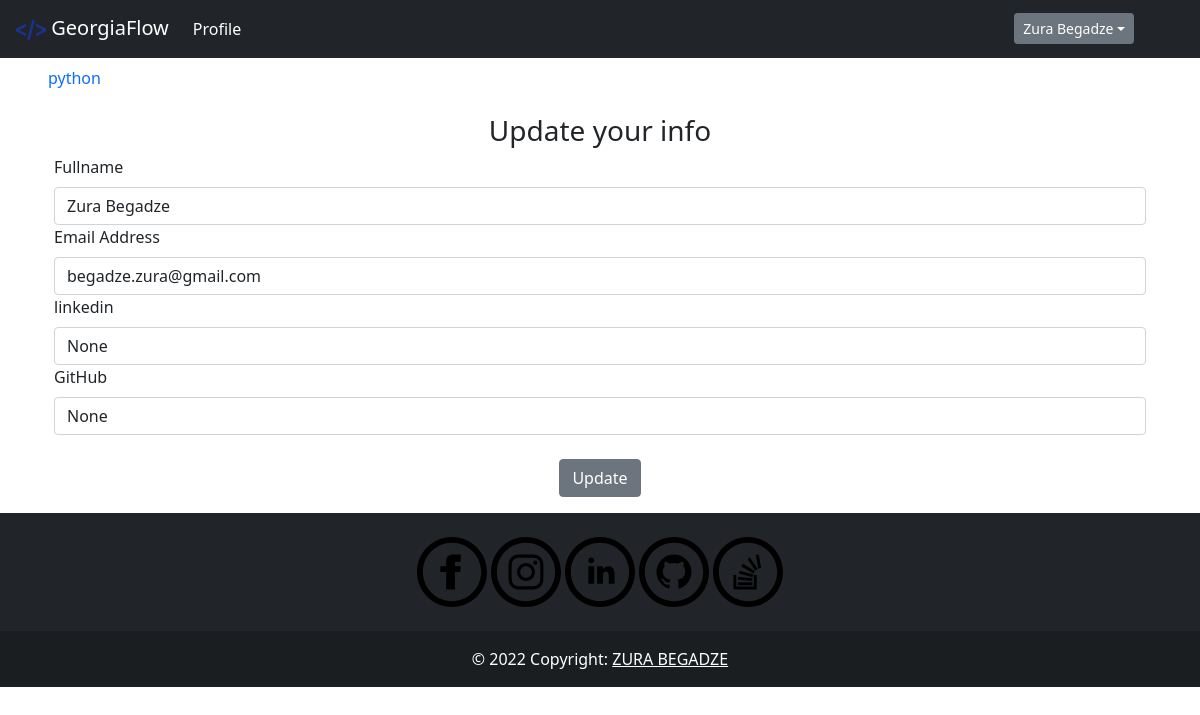
/update/1 (signed in), run on the app's committed database.
### auth/models.py (models this page shows, shortened)
class User(db.Model, UserMixin):
    __tablename__ = 'user'
    id = db.Column(db.Integer, primary_key=True)
    fullname = db.Column(db.String(200), nullable = False, index=True)
    email = db.Column(db.String(100), nullable = False, unique = True, index=True)
    linkedin = db.Column(db.String(50),  nullable = False)
    github = db.Column(db.String(45),  nullable = False)
    date_created = db.Column(db.DateTime, default = datetime.utcnow())
    password_hash = db.Column(db.String(128))
    posts = db.relationship('Post', backref='user', passive_deletes=True)
    tags = db.relationship('Tag', backref='user', passive_deletes=True)
    comments = db.relationship('Comment', backref='user', passive_deletes=True)
    likes = db.relationship('Like', backref='user', passive_deletes=True)
    correct = db.relationship('Correct', backref='correct_user', passive_deletes=True)

### question/models.py (models this page shows, shortened)
class Tag(db.Model):
    __tablename__='tag'
    id =db.Column(db.Integer, primary_key=True)
    name = db.Column(db.String(40), nullable = False, unique=True, index=True)
    date_created = db.Column(db.DateTime, default = datetime.utcnow())
    author = db.Column(db.Integer, db.ForeignKey('user.id', ondelete="CASCADE"), nullable=False)

### auth/views.py (the view, shortened to what this page needs)
@auth.route("/update/<user_id>", methods=['GET', 'POST'])
@login_required
def update(user_id):
    tags = Tag.query.order_by(Tag.name).all()
    form = UpdateForm()
    return render_template('update.html', form=form, tags = tags)

### auth/forms.py (shortened to what this page needs)
class UpdateForm(FlaskForm):
    fullname = StringField('Fulname', [Length(min=2, max=70), DataRequired(message='input your fullname')])
    email = StringField('Email Address', [Length(min=5, max=60), Email(message='Requeired type is : example@example.exe'), DataRequired(message='input your email')])
    linkedin = URLField('LinkedIn addres', [Length(min=6, max=70), URL(message='Requeired type is URL http/...'), DataRequired(message='input your linkedin account')])
    github = URLField('GitHub addres', [Length(min=6, max=70), URL(message='Requeired type is URL http/...'), DataRequired(message='input your github account')])
    update = SubmitField("Register")

### templates/update.html (shortened to what this page needs)
{% extends "base.html" %}
{% block content %}
  {%if form %}
  <form method="POST" action="{{url_for('auth.update', user_id=current_user.id)}}">
    <h3 align="center">Update your info</h3>
    <div class="form-group">
      <label for="fullname">Fullname</label>
      {{form.fullname(type="text", id="fullname",  class="form-control",   value=current_user.fullname)}}
      <label for="email">Email Address</label>
      {{form.email(type="text", id="email",  class="form-control", value=current_user.email)}}
      <label for="linkedin">linkedin</label>
      {{form.linkedin(type="url", id="linkedin", class="form-control",  value=current_user.linkedin)}}
      <label for="github">GitHub</label>
      {{form.github(type="url", id="github", class="form-control",   value=current_user.github)}}
      <br />
      <div align="center">
        <input type="submit" class="btn btn-secondary" value="Update">
      </div>
    </div>
  </form>
  {% endif %}
{% endblock %}

### templates/base.html (shortened to what this page needs)
<!DOCTYPE html>
<html lang="en">
    <head>
        <link rel="stylesheet" href="{{ url_for('static', filename='css/index.css')}}"></link>
        <link rel="stylesheet" href="https://cdnjs.cloudflare.com/ajax/libs/font-awesome/4.7.0/css/font-awesome.min.css"/>
        <link rel="stylesheet" href="https://cdn.jsdelivr.net/npm/bootstrap@5.2.0/dist/css/bootstrap.min.css"/>
        <link rel="stylesheet" href="https://cdn.jsdelivr.net/npm/bootstrap@4.6.2/dist/css/bootstrap.min.css"/>
        <link rel="stylesheet" href="https://cdn.jsdelivr.net/npm/bootstrap@4.1.3/dist/css/bootstrap.min.css"/>
        <link rel="stylesheet" href="https://cdn.jsdelivr.net/npm/bootstrap@5.0.2/dist/css/bootstrap.min.css"/>
    </head>
    <body>
        <nav class="navbar navbar-expand-lg   navbar-dark bg-dark">
            <a class="navbar-brand" href="{{ url_for('api.index') }}"><img style="width:30px" src="{{ url_for('static', filename='images/newicon.png')}}"> GeorgiaFlow</a>
            <div class="collapse navbar-collapse" id="navbarTogglerDemo03">
                <ul class="navbar-nav mr-auto mt-2 mt-lg-0">
                    <li class="nav-item active">
                        {%if current_user.is_authenticated %}
                            <a class="nav-link" href="{{ url_for('auth.get_user', user_id=current_user.id) }}">Profile <span class="sr-only">(current)</span></a>
                        {%endif%}
                    </li>
                </ul>
                {%if current_user.is_authenticated %}
                    <div class="btn-group" style="margin-right:5%">
                        <button type="button" class="btn btn-sm btn-secondary dropdown-toggle" data-bs-toggle="dropdown">{{current_user.fullname}}</button>
                            </div>
                    </div>
                {%else%}
                    <a class="nav-link" href="{{ url_for('auth.login') }}"><button type="button" class="btn btn-primary">Log In</button></a>
                    <a class="nav-link" href="{{ url_for('auth.signup') }}"><button type="button" class="btn btn-light">Sign Up</button></a>
                {%endif%}
        </nav>
        <nav class="navtag ">
            <ul class="navtagul">
                {%for tag in tags%}
                    <li><a class="navtaga nav-link" href="{{ url_for('post.tag_posts', tag_name=tag.name) }}">{{tag.name}}</a></li>
                {%endfor%}
            </ul>
        </nav>
        <div class="container">{% block content %}{% endblock %}</div>
        {%block footer%}
        <footer class="bg-dark text-center text-white">
            <div class="container p-4 pb-0">
                <section class="mb-4">
                    <a href="https://www.facebook.com/zura.begadze.35/" target="_blank"></a>
                    <a href="https://www.instagram.com/zura__begadze/" target="_blank"> </a>
                    <a href="https://www.linkedin.com/in/zura-begadze/" target="_blank"></a>
                    <a href="https://github.com/papitokarlo" target="_blank"></a>
                    <a href="https://stackoverflow.com/users/16176444/zura-begadze" target="_blank"> </a>
                </section>
            </div>
            <div class="text-center p-3" style="background-color: rgba(0, 0, 0, 0.2);">
                © 2022 Copyright:
                <a class="text-white" href="">ZURA BEGADZE</a>
            </div>
        </footer>
        {%endblock%}
    </body>
</html>

### static/css/index.css (style rules this page uses)
.navtag { position: relative; overflow: hidden; scroll-behavior: smooth; }
.navtagul { display: flex; overflow: auto; list-style: none; text-align: center; white-space: nowrap; background-color: rgba(rgb(124, 116, 116), green, blue, alpha); }
.navtaga { display: block; padding: .5rem .75rem; overflow: hidden; background-color: rgba(rgb(119, 136, 127), green, blue, alpha); }
svg { width: 70px; height: 70px; }

### data on the page
User: fullname "Zura Begadze", email "begadze.zura@gmail.com", linkedin "None", github "None"
Tag: name "python"
